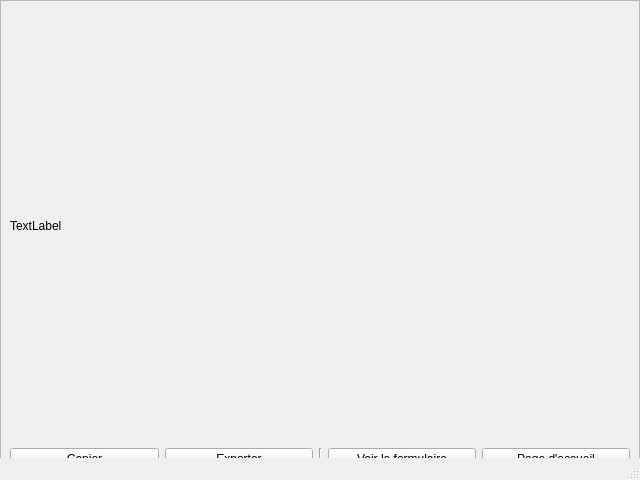
<?xml version="1.0" encoding="UTF-8"?>
<ui version="4.0">
 <class>MainWindow</class>
 <widget class="QMainWindow" name="MainWindow">
  <property name="geometry">
   <rect>
    <x>0</x>
    <y>0</y>
    <width>640</width>
    <height>480</height>
   </rect>
  </property>
  <property name="windowTitle">
   <string>MainWindow</string>
  </property>
  <widget class="QWidget" name="centralwidget">
   <widget class="QFrame" name="frame">
    <property name="geometry">
     <rect>
      <x>0</x>
      <y>0</y>
      <width>640</width>
      <height>480</height>
     </rect>
    </property>
    <property name="frameShape">
     <enum>QFrame::Shape::StyledPanel</enum>
    </property>
    <property name="frameShadow">
     <enum>QFrame::Shadow::Raised</enum>
    </property>
    <layout class="QVBoxLayout" name="verticalLayout">
     <item>
      <widget class="QLabel" name="Reponce">
       <property name="text">
        <string notr="true">TextLabel</string>
       </property>
       <property name="scaledContents">
        <bool>true</bool>
       </property>
       <property name="wordWrap">
        <bool>true</bool>
       </property>
      </widget>
     </item>
     <item>
      <layout class="QHBoxLayout" name="horizontalLayout_3">
       <item>
        <layout class="QHBoxLayout" name="horizontalLayout_2">
         <item>
          <widget class="QPushButton" name="BoutonCopier">
           <property name="text">
            <string>Copier</string>
           </property>
          </widget>
         </item>
         <item>
          <widget class="QPushButton" name="BoutonExporter">
           <property name="text">
            <string>Exporter</string>
           </property>
          </widget>
         </item>
        </layout>
       </item>
       <item>
        <widget class="Line" name="line">
         <property name="orientation">
          <enum>Qt::Orientation::Vertical</enum>
         </property>
        </widget>
       </item>
       <item>
        <layout class="QHBoxLayout" name="horizontalLayout">
         <item>
          <widget class="QPushButton" name="BoutonFormulaire">
           <property name="text">
            <string>Voir le formulaire</string>
           </property>
          </widget>
         </item>
         <item>
          <widget class="QPushButton" name="BoutonHome">
           <property name="text">
            <string>Page d'accueil</string>
           </property>
          </widget>
         </item>
        </layout>
       </item>
      </layout>
     </item>
    </layout>
   </widget>
  </widget>
  <widget class="QMenuBar" name="menubar">
   <property name="geometry">
    <rect>
     <x>0</x>
     <y>0</y>
     <width>640</width>
     <height>33</height>
    </rect>
   </property>
  </widget>
  <widget class="QStatusBar" name="statusbar"/>
 </widget>
 <resources/>
 <connections/>
</ui>
